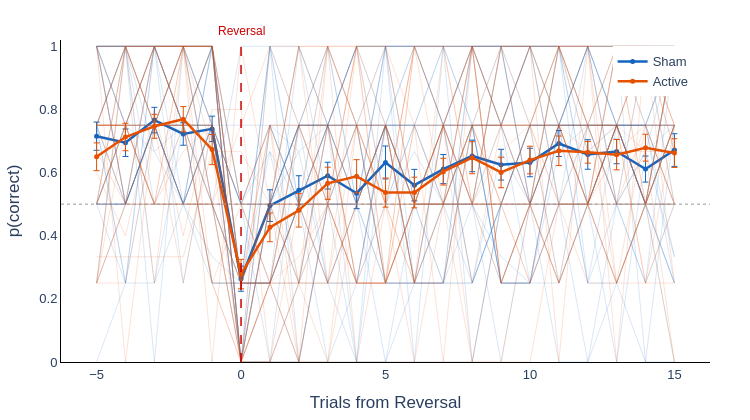
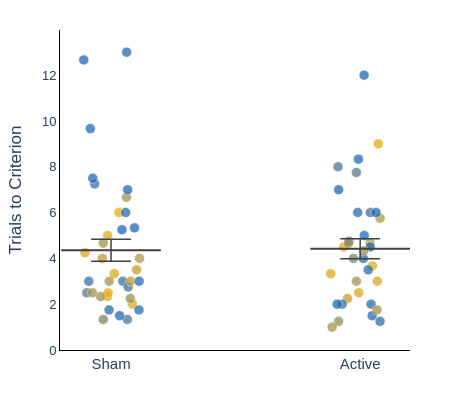

Notebook source saved alongside these figures, in order:
### Markdown cell above
---
## 5. Reversal Learning Analysis

### Code cell
# Reversal-locked accuracy and trials to criterion
rev_results = run_reversal_analysis(data, data_clean, conditions=['sham', 'active'])

### Figure 1 — Plotly figure (JSON) as saved in the notebook; plotly's stock layout.template omitted (floating-point values rounded to 4 significant figures)
{"data": [{"hoverinfo": "text+y", "line": {"color": "#1565C0", "width": 0.8}, "mode": "lines", "opacity": 0.2, "showlegend": false, "text": "sub-10369 (sham)", "type": "scatter", "x": [-5, -4, -3, -2, -1, 0, 1, 2, 3, 4, 5, 6, 7, 8, 9, 10, 11, 12, 13, 14, 15], "y": [0.5, 0.5, 0.75, 0.5, 1, 0.25, 1, 0.5, 0.5, 0.5, 0.5, 0.5, 0.75, 0.5, 0.3333, 0.25, 0.25, 0.5, 0, 0.6667, 0.3333]}, {"hoverinfo": "text+y", "line": {"color": "#1565C0", "width": 0.8}, "mode": "lines", "opacity": 0.2, "showlegend": false, "text": "sub-10418 (sham)", "type": "scatter", "x": [-5, -4, -3, -2, -1, 0, 1, 2, 3, 4, 5, 6, 7, 8, 9, 10, 11, 12, 13, 14, 15], "y": [0.5, 0.5, 0.75, 0.75, 0.25, 0.25, 0.25, 0.5, 0.5, 0.25, 0.75, 0.5, 0.75, 1, 0.75, 0.5, 0.75, 0.75, 0.5, 0.25, 0.5]}, {"hoverinfo": "text+y", "line": {"color": "#1565C0", "width": 0.8}, "mode": "lines", "opacity": 0.2, "showlegend": false, "text": "sub-10541 (sham)", "type": "scatter", "x": [-5, -4, -3, -2, -1, 0, 1, 2, 3, 4, 5, 6, 7, 8, 9, 10, 11, 12, 13, 14, 15], "y": [0.5, 0.75, 0.6667, 0.75, 1, 0, 0.75, 0.6667, 0.75, 1, 0.5, 0.75, 0.5, 0.5, 0.25, 0.25, 0.6667, 0.75, 0.5, 0.6667, 1]}, {"hoverinfo": "text+y", "line": {"color": "#1565C0", "width": 0.8}, "mode": "lines", "opacity": 0.2, "showlegend": false, "text": "sub-10559 (sham)", "type": "scatter", "x": [-5, -4, -3, -2, -1, 0, 1, 2, 3, 4, 5, 6, 7, 8, 9, 10, 11, 12, 13, 14, 15], "y": [0.75, 0.75, 1, 0.75, 0.75, 0, 0.25, 0.25, 0.25, 0.5, 0.75, 0.75, 0.5, 0.5, 0.5, 0.75, 0.75, 0.25, 0.5, 0.5, 1]}, {"hoverinfo": "text+y", "line": {"color": "#1565C0", "width": 0.8}, "mode": "lines", "opacity": 0.2, "showlegend": false, "text": "sub-10589 (sham)", "type": "scatter", "x": [-5, -4, -3, -2, -1, 0, 1, 2, 3, 4, 5, 6, 7, 8, 9, 10, 11, 12, 13, 14, 15], "y": [0.75, 1, 0.75, 1, 1, 0, 0.5, 0.75, 0.75, 1, 1, 1, 1, 0.75, 0.75, 0.5, 0.75, 1, 1, 0.75, 0.75]}, {"hoverinfo": "text+y", "line": {"color": "#1565C0", "width": 0.8}, "mode": "lines", "opacity": 0.2, "showlegend": false, "text": "sub-10590 (sham)", "type": "scatter", "x": [-5, -4, -3, -2, -1, 0, 1, 2, 3, 4, 5, 6, 7, 8, 9, 10, 11, 12, 13, 14, 15], "y": [1, 0.5, 0.75, 0.75, 1, 0.5, 0.5, 0.75, 0.5, 0.5, 0.25, 0.25, 0.25, 0.75, 0.25, 0.25, 0.75, 0.75, 0.75, 0.5, 0.25]}, {"hoverinfo": "text+y", "line": {"color": "#1565C0", "width": 0.8}, "mode": "lines", "opacity": 0.2, "showlegend": false, "text": "sub-10606 (sham)", "type": "scatter", "x": [-5, -4, -3, -2, -1, 0, 1, 2, 3, 4, 5, 6, 7, 8, 9, 10, 11, 12, 13, 14, 15], "y": [1, 1, 0, 1, 0.5, 1, 1, 0, 0.5, 0, 1, 0, 1, 0, 0.5, 0.5, 0, 0, 0.5, 1, 0.5]}, {"hoverinfo": "text+y", "line": {"color": "#1565C0", "width": 0.8}, "mode": "lines", "opacity": 0.2, "showlegend": false, "text": "sub-10608 (sham)", "type": "scatter", "x": [-5, -4, -3, -2, -1, 0, 1, 2, 3, 4, 5, 6, 7, 8, 9, 10, 11, 12, 13, 14, 15], "y": [1, 0.75, 1, 0.75, 0.5, 0.25, 0.5, 0.75, 0.75, 0.5, 0.5, 0.75, 1, 0.75, 0.25, 0.25, 0.75, 1, 0.75, 0.75, 0.3333]}, {"hoverinfo": "text+y", "line": {"color": "#1565C0", "width": 0.8}, "mode": "lines", "opacity": 0.2, "showlegend": false, "text": "sub-10636 (sham)", "type": "scatter", "x": [-5, -4, -3, -2, -1, 0, 1, 2, 3, 4, 5, 6, 7, 8, 9, 10, 11, 12, 13, 14, 15], "y": [1, 0.75, 1, 0.75, 0.75, 0, 0.5, 0.75, 0.75, 0.75, 0.75, 0.75, 0.75, 1, 1, 1, 1, 1, 0.75, 0.75, 1]}, {"hoverinfo": "text+y", "line": {"color": "#1565C0", "width": 0.8}, "mode": "lines", "opacity": 0.2, "showlegend": false, "text": "sub-10638 (sham)", "type": "scatter", "x": [-5, -4, -3, -2, -1, 0, 1, 2, 3, 4, 5, 6, 7, 8, 9, 10, 11, 12, 13, 14, 15], "y": [0.5, 1, 0.25, 0.5, 0.75, 0.5, 0, 0.75, 1, 0.5, 0.75, 0.5, 0.5, 0.75, 0.25, 0.25, 0.5, 0, 0.25, 0.5, 0.25]}, {"hoverinfo": "text+y", "line": {"color": "#1565C0", "width": 0.8}, "mode": "lines", "opacity": 0.2, "showlegend": false, "text": "sub-10641 (sham)", "type": "scatter", "x": [-5, -4, -3, -2, -1, 0, 1, 2, 3, 4, 5, 6, 7, 8, 9, 10, 11, 12, 13, 14, 15], "y": [0.5, 0.5, 1, 0.75, 0.75, 0, 0.5, 0.75, 0.75, 0.75, 0.75, 0.25, 0.75, 0.75, 0.75, 1, 0.5, 0.5, 0.75, 0.5, 1]}, {"hoverinfo": "text+y", "line": {"color": "#1565C0", "width": 0.8}, "mode": "lines", "opacity": 0.2, "showlegend": false, "text": "sub-10649 (sham)", "type": "scatter", "x": [-5, -4, -3, -2, -1, 0, 1, 2, 3, 4, 5, 6, 7, 8, 9, 10, 11, 12, 13, 14, 15], "y": [0, 0.25, 0.25, 0.75, 0.75, 0.25, 0.5, 0.25, 0.75, 0.5, 1, 1, 1, 1, 1, 0.75, 0.75, 0.75, 0.75, 0.75, 0.75]}, {"hoverinfo": "text+y", "line": {"color": "#1565C0", "width": 0.8}, "mode": "lines", "opacity": 0.2, "showlegend": false, "text": "sub-10656 (sham)", "type": "scatter", "x": [-5, -4, -3, -2, -1, 0, 1, 2, 3, 4, 5, 6, 7, 8, 9, 10, 11, 12, 13, 14, 15], "y": [0.75, 0.25, 1, 1, 0.5, 0, 1, 0.75, 1, 0.75, 0.75, 1, 0.75, 0.75, 1, 0.5, 0.5, 0.5, 0.75, 0.75, 0.75]}, {"hoverinfo": "text+y", "line": {"color": "#1565C0", "width": 0.8}, "mode": "lines", "opacity": 0.2, "showlegend": false, "text": "sub-10661 (sham)", "type": "scatter", "x": [-5, -4, -3, -2, -1, 0, 1, 2, 3, 4, 5, 6, 7, 8, 9, 10, 11, 12, 13, 14, 15], "y": [0.75, 0.5, 0.75, 1, 0.75, 0.5, 0.75, 0.5, 0.75, 1, 1, 0.5, 0.75, 0.75, 0.75, 0.75, 0.75, 1, 0.75, 0.5, 0.75]}, {"hoverinfo": "text+y", "line": {"color": "#1565C0", "width": 0.8}, "mode": "lines", "opacity": 0.2, "showlegend": false, "text": "sub-10716 (sham)", "type": "scatter", "x": [-5, -4, -3, -2, -1, 0, 1, 2, 3, 4, 5, 6, 7, 8, 9, 10, 11, 12, 13, 14, 15], "y": [1, 1, 0.75, 0.5, 0.75, 0.25, 0.25, 0.5, 0, 0.25, 0.25, 0.25, 0.5, 0.25, 0.5, 0.75, 0.75, 0.75, 0.5, 0.5, 0.25]}, {"hoverinfo": "text+y", "line": {"color": "#1565C0", "width": 0.8}, "mode": "lines", "opacity": 0.2, "showlegend": false, "text": "sub-10804 (sham)", "type": "scatter", "x": [-5, -4, -3, -2, -1, 0, 1, 2, 3, 4, 5, 6, 7, 8, 9, 10, 11, 12, 13, 14, 15], "y": [0.75, 1, 0.6667, 0.5, 0.75, 0.5, 0.5, 0.6667, 0.25, 0.25, 0.75, 0.5, 0.5, 1, 1, 1, 0.5, 1, 0.5, 0.25, 1]}, {"hoverinfo": "text+y", "line": {"color": "#1565C0", "width": 0.8}, "mode": "lines", "opacity": 0.2, "showlegend": false, "text": "sub-10809 (sham)", "type": "scatter", "x": [-5, -4, -3, -2, -1, 0, 1, 2, 3, 4, 5, 6, 7, 8, 9, 10, 11, 12, 13, 14, 15], "y": [0.5, 0.75, 0.75, 0.5, 0.3333, 0.25, 0.6667, 0.5, 1, 0.5, 1, 0.25, 0.75, 0.25, 0.6667, 0.5, 0.75, 0.75, 0.75, 0.5, 1]}, {"hoverinfo": "text+y", "line": {"color": "#1565C0", "width": 0.8}, "mode": "lines", "opacity": 0.2, "showlegend": false, "text": "sub-10810 (sham)", "type": "scatter", "x": [-5, -4, -3, -2, -1, 0, 1, 2, 3, 4, 5, 6, 7, 8, 9, 10, 11, 12, 13, 14, 15], "y": [1, 1, 1, 1, 1, 0.25, 0.25, 0, 0.5, 0.5, 0.75, 0.75, 0.75, 1, 1, 1, 1, 0.5, 0.75, 1, 1]}, {"hoverinfo": "text+y", "line": {"color": "#1565C0", "width": 0.8}, "mode": "lines", "opacity": 0.2, "showlegend": false, "text": "sub-10862 (sham)", "type": "scatter", "x": [-5, -4, -3, -2, -1, 0, 1, 2, 3, 4, 5, 6, 7, 8, 9, 10, 11, 12, 13, 14, 15], "y": [1, 1, 1, 0.5, 0.75, 0.5, 0.75, 0.5, 0.5, 0.5, 0.75, 1, 0.75, 0.5, 1, 0.5, 0.75, 0.75, 0.75, 0.5, 0.75]}, {"hoverinfo": "text+y", "line": {"color": "#1565C0", "width": 0.8}, "mode": "lines", "opacity": 0.2, "showlegend": false, "text": "sub-10866 (sham)", "type": "scatter", "x": [-5, -4, -3, -2, -1, 0, 1, 2, 3, 4, 5, 6, 7, 8, 9, 10, 11, 12, 13, 14, 15], "y": [0.5, 0.5, 0.75, 0.5, 1, 0.5, 0.25, 0.5, 0.25, 0, 0, 0.25, 0.25, 0.25, 0.5, 0.5, 0.5, 0.75, 0.75, 0.5, 0]}, {"hoverinfo": "text+y", "line": {"color": "#1565C0", "width": 0.8}, "mode": "lines", "opacity": 0.2, "showlegend": false, "text": "sub-10886 (sham)", "type": "scatter", "x": [-5, -4, -3, -2, -1, 0, 1, 2, 3, 4, 5, 6, 7, 8, 9, 10, 11, 12, 13, 14, 15], "y": [1, 0.5, 0.75, 0.75, 1, 0, 0, 0.25, 0.5, 0.75, 0.25, 0.25, 0.25, 1, 0.75, 1, 0.75, 0.25, 0.75, 0.5, 0.5]}, {"hoverinfo": "text+y", "line": {"color": "#1565C0", "width": 0.8}, "mode": "lines", "opacity": 0.2, "showlegend": false, "text": "sub-10898 (sham)", "type": "scatter", "x": [-5, -4, -3, -2, -1, 0, 1, 2, 3, 4, 5, 6, 7, 8, 9, 10, 11, 12, 13, 14, 15], "y": [1, 1, 1, 1, 1, 0, 0, 0, 0.5, 0.5, 1, 1, 1, 1, 1, 1, 1, 0.5, 1, 0, 0]}, {"hoverinfo": "text+y", "line": {"color": "#1565C0", "width": 0.8}, "mode": "lines", "opacity": 0.2, "showlegend": false, "text": "sub-10950 (sham)", "type": "scatter", "x": [-5, -4, -3, -2, -1, 0, 1, 2, 3, 4, 5, 6, 7, 8, 9, 10, 11, 12, 13, 14, 15], "y": [0.25, 1, 1, 1, 1, 0.25, 0.25, 0.75, 0.75, 0.75, 0.75, 0.75, 1, 1, 0.75, 1, 1, 1, 1, 1, 1]}, {"hoverinfo": "text+y", "line": {"color": "#1565C0", "width": 0.8}, "mode": "lines", "opacity": 0.2, "showlegend": false, "text": "sub-10951 (sham)", "type": "scatter", "x": [-5, -4, -3, -2, -1, 0, 1, 2, 3, 4, 5, 6, 7, 8, 9, 10, 11, 12, 13, 14, 15], "y": [0.5, 0.5, 0.5, 0.5, 0.75, 0.75, 0.75, 0.5, 0.75, 0.5, 0, 0.5, 0.25, 0.75, 0.25, 0.5, 1, 0.25, 0.25, 0.5, 0.75]}, {"hoverinfo": "text+y", "line": {"color": "#1565C0", "width": 0.8}, "mode": "lines", "opacity": 0.2, "showlegend": false, "text": "sub-10998 (sham)", "type": "scatter", "x": [-5, -4, -3, -2, -1, 0, 1, 2, 3, 4, 5, 6, 7, 8, 9, 10, 11, 12, 13, 14, 15], "y": [0.25, 0.5, 1, 1, 0.75, 0.5, 0.6667, 0.25, 0.75, 0.25, 0.5, 0.6667, 0.5, 0.75, 0.75, 0.75, 0.75, 1, 0.75, 0.75, 0.25]}, {"hoverinfo": "text+y", "line": {"color": "#1565C0", "width": 0.8}, "mode": "lines", "opacity": 0.2, "showlegend": false, "text": "sub-11016 (sham)", "type": "scatter", "x": [-5, -4, -3, -2, -1, 0, 1, 2, 3, 4, 5, 6, 7, 8, 9, 10, 11, 12, 13, 14, 15], "y": [0.5, 0.25, 0.75, 0.75, 0.75, 0.25, 0.25, 0.5, 0.25, 0.25, 0.75, 0.75, 0.75, 0.25, 0.5, 0.75, 1, 0.6667, 0.75, 0.75, 0.75]}, {"hoverinfo": "text+y", "line": {"color": "#1565C0", "width": 0.8}, "mode": "lines", "opacity": 0.2, "showlegend": false, "text": "sub-11030 (sham)", "type": "scatter", "x": [-5, -4, -3, -2, -1, 0, 1, 2, 3, 4, 5, 6, 7, 8, 9, 10, 11, 12, 13, 14, 15], "y": [0.75, 1, 0.5, 0.5, 0.5, 0.5, 0.5, 0.75, 0.75, 0.75, 1, 1, 0.75, 0.75, 0.75, 1, 1, 1, 1, 1, 1]}, {"hoverinfo": "text+y", "line": {"color": "#1565C0", "width": 0.8}, "mode": "lines", "opacity": 0.2, "showlegend": false, "text": "sub-11036 (sham)", "type": "scatter", "x": [-5, -4, -3, -2, -1, 0, 1, 2, 3, 4, 5, 6, 7, 8, 9, 10, 11, 12, 13, 14, 15], "y": [0.5, 0.75, 0.5, 0.75, 0.25, 0.25, 0.25, 1, 0.75, 0, 0.75, 0.25, 0.25, 1, 0.25, 0.25, 0.5, 0.5, 0.75, 0.75, 0.5]}, {"hoverinfo": "text+y", "line": {"color": "#1565C0", "width": 0.8}, "mode": "lines", "opacity": 0.2, "showlegend": false, "text": "sub-11286 (sham)", "type": "scatter", "x": [-5, -4, -3, -2, -1, 0, 1, 2, 3, 4, 5, 6, 7, 8, 9, 10, 11, 12, 13, 14, 15], "y": [1, 1, 1, 0.75, 1, 0, 0, 0, 0, 0, 0, 0, 0, 0, 0.5, 0.5, 1, 0.75, 0.75, 0.75, 1]}, {"hoverinfo": "text+y", "line": {"color": "#1565C0", "width": 0.8}, "mode": "lines", "opacity": 0.2, "showlegend": false, "text": "sub-11318 (sham)", "type": "scatter", "x": [-5, -4, -3, -2, -1, 0, 1, 2, 3, 4, 5, 6, 7, 8, 9, 10, 11, 12, 13, 14, 15], "y": [0.75, 0.75, 0.75, 0.5, 0.25, 0.25, 1, 1, 0.5, 0.5, 0.75, 0.5, 0.5, 0.5, 0.5, 0.75, 0.75, 0.5, 0.75, 0.5, 0.75]}, {"hoverinfo": "text+y", "line": {"color": "#1565C0", "width": 0.8}, "mode": "lines", "opacity": 0.2, "showlegend": false, "text": "sub-11329 (sham)", "type": "scatter", "x": [-5, -4, -3, -2, -1, 0, 1, 2, 3, 4, 5, 6, 7, 8, 9, 10, 11, 12, 13, 14, 15], "y": [0.5, 0.5, 0.75, 1, 1, 0, 0.5, 0.5, 0.75, 0.75, 0.25, 0.25, 0.5, 0.75, 0.25, 0.5, 0.5, 0.5, 0.5, 0.6667, 0.75]}, {"hoverinfo": "text+y", "line": {"color": "#1565C0", "width": 0.8}, "mode": "lines", "opacity": 0.2, "showlegend": false, "text": "sub-11526 (sham)", "type": "scatter", "x": [-5, -4, -3, -2, -1, 0, 1, 2, 3, 4, 5, 6, 7, 8, 9, 10, 11, 12, 13, 14, 15], "y": [1, 1, 1, 1, 0.75, 0.25, 0.5, 0.75, 0.75, 1, 1, 1, 1, 1, 1, 0.5, 0.75, 0.75, 1, 1, 1]}, {"hoverinfo": "text+y", "line": {"color": "#1565C0", "width": 0.8}, "mode": "lines", "opacity": 0.2, "showlegend": false, "text": "sub-11563 (sham)", "type": "scatter", "x": [-5, -4, -3, -2, -1, 0, 1, 2, 3, 4, 5, 6, 7, 8, 9, 10, 11, 12, 13, 14, 15], "y": [1, 0.5, 0.75, 0.75, 0.5, 0.25, 1, 0.5, 0.5, 0.75, 0.25, 0.5, 0.5, 0.5, 0, 0.5, 0.25, 0.5, 0.25, 0, 0.75]}, {"hoverinfo": "text+y", "line": {"color": "#1565C0", "width": 0.8}, "mode": "lines", "opacity": 0.2, "showlegend": false, "text": "sub-11628 (sham)", "type": "scatter", "x": [-5, -4, -3, -2, -1, 0, 1, 2, 3, 4, 5, 6, 7, 8, 9, 10, 11, 12, 13, 14, 15], "y": [0.75, 0.25, 1, 0.25, 0.75, 0, 0.75, 0.75, 0.25, 0.5, 0.25, 0.5, 0.5, 0.5, 0.75, 0.25, 0.75, 0.5, 0.75, 0.5, 0.5]}, {"hoverinfo": "text+y", "line": {"color": "#1565C0", "width": 0.8}, "mode": "lines", "opacity": 0.2, "showlegend": false, "text": "sub-11631 (sham)", "type": "scatter", "x": [-5, -4, -3, -2, -1, 0, 1, 2, 3, 4, 5, 6, 7, 8, 9, 10, 11, 12, 13, 14, 15], "y": [0.75, 0.5, 0.75, 0.5, 1, 0.25, 0.5, 1, 0.75, 0.5, 0.75, 0.5, 0.25, 0.5, 1, 1, 0.75, 1, 0.5, 0.5, 0.5]}, {"hoverinfo": "text+y", "line": {"color": "#1565C0", "width": 0.8}, "mode": "lines", "opacity": 0.2, "showlegend": false, "text": "sub-11773 (sham)", "type": "scatter", "x": [-5, -4, -3, -2, -1, 0, 1, 2, 3, 4, 5, 6, 7, 8, 9, 10, 11, 12, 13, 14, 15], "y": [1, 0.75, 0.75, 0.5, 0.5, 0.25, 0.25, 0.5, 0.75, 1, 0.75, 0.25, 0.25, 0.25, 0.5, 0.75, 0.25, 0.75, 0.75, 0.75, 1]}, {"error_y": {"array": [0.04471, 0.04354, 0.0405, 0.0356, 0.04027, 0.03977, 0.05024, 0.04606, 0.04244, 0.04895, 0.05222, 0.04998, 0.04612, 0.05008, 0.04874, 0.04508, 0.04118, 0.04681, 0.03858, 0.0412, 0.05175], "color": "#1565C0", "thickness": 1, "type": "data", "visible": true, "width": 3}, "hovertemplate": "Trial %{x}: %{y:.3f}<extra>Sham</extra>", "line": {"color": "#1565C0", "width": 2.5}, "marker": {"color": "#1565C0", "size": 5}, "mode": "lines+markers", "name": "Sham", "type": "scatter", "x": [-5, -4, -3, -2, -1, 0, 1, 2, 3, 4, 5, 6, 7, 8, 9, 10, 11, 12, 13, 14, 15], "y": [0.7153, 0.6944, 0.7662, 0.7222, 0.7384, 0.2639, 0.4954, 0.544, 0.5903, 0.5347, 0.6319, 0.5602, 0.6111, 0.6528, 0.625, 0.6319, 0.6921, 0.6574, 0.6667, 0.6111, 0.6713]}, {"hoverinfo": "text+y", "line": {"color": "#E65100", "width": 0.8}, "mode": "lines", "opacity": 0.2, "showlegend": false, "text": "sub-10369 (active)", "type": "scatter", "x": [-5, -4, -3, -2, -1, 0, 1, 2, 3, 4, 5, 6, 7, 8, 9, 10, 11, 12, 13, 14, 15], "y": [0.25, 1, 0.25, 1, 1, 0.5, 0.75, 0, 0.5, 0.75, 0.25, 0.75, 0, 1, 0.25, 0.25, 0.5, 0.5, 0.5, 1, 0.25]}, {"hoverinfo": "text+y", "line": {"color": "#E65100", "width": 0.8}, "mode": "lines", "opacity": 0.2, "showlegend": false, "text": "sub-10418 (active)", "type": "scatter", "x": [-5, -4, -3, -2, -1, 0, 1, 2, 3, 4, 5, 6, 7, 8, 9, 10, 11, 12, 13, 14, 15], "y": [0.5, 1, 1, 1, 0, 1, 0.5, 1, 1, 0, 0.5, 0, 0.5, 0, 0, 0.5, 0.5, 0.5, 0.5, 0.5, 0]}, {"hoverinfo": "text+y", "line": {"color": "#E65100", "width": 0.8}, "mode": "lines", "opacity": 0.2, "showlegend": false, "text": "sub-10541 (active)", "type": "scatter", "x": [-5, -4, -3, -2, -1, 0, 1, 2, 3, 4, 5, 6, 7, 8, 9, 10, 11, 12, 13, 14, 15], "y": [0.5, 0.5, 0.75, 1, 0.75, 0, 0.25, 0.75, 0.75, 0.5, 0.75, 0.25, 0.25, 0.75, 0.75, 1, 0.75, 0.6667, 0.6667, 0.6667, 0.6667]}, {"hoverinfo": "text+y", "line": {"color": "#E65100", "width": 0.8}, "mode": "lines", "opacity": 0.2, "showlegend": false, "text": "sub-10559 (active)", "type": "scatter", "x": [-5, -4, -3, -2, -1, 0, 1, 2, 3, 4, 5, 6, 7, 8, 9, 10, 11, 12, 13, 14, 15], "y": [0.6667, 0.5, 0.5, 0.6667, 0.75, 0, 0.75, 0.5, 0.5, 0.25, 0.75, 0.25, 0.5, 0.5, 0.5, 0.75, 0.75, 0.75, 0.75, 0.5, 1]}, {"hoverinfo": "text+y", "line": {"color": "#E65100", "width": 0.8}, "mode": "lines", "opacity": 0.2, "showlegend": false, "text": "sub-10589 (active)", "type": "scatter", "x": [-5, -4, -3, -2, -1, 0, 1, 2, 3, 4, 5, 6, 7, 8, 9, 10, 11, 12, 13, 14, 15], "y": [1, 1, 1, 1, 1, 0, 0, 0.25, 0, 0.75, 0.75, 0.25, 0.25, 0.75, 0.75, 0.75, 1, 0.75, 0.75, 1, 0.75]}, {"hoverinfo": "text+y", "line": {"color": "#E65100", "width": 0.8}, "mode": "lines", "opacity": 0.2, "showlegend": false, "text": "sub-10590 (active)", "type": "scatter", "x": [-5, -4, -3, -2, -1, 0, 1, 2, 3, 4, 5, 6, 7, 8, 9, 10, 11, 12, 13, 14, 15], "y": [0.75, 1, 0.75, 0.75, 0.75, 0.25, 0.25, 0.25, 0.75, 0.75, 0.5, 0.5, 0.5, 0.5, 0.5, 0.5, 0.75, 0.5, 0.6667, 0.75, 0.75]}, {"hoverinfo": "text+y", "line": {"color": "#E65100", "width": 0.8}, "mode": "lines", "opacity": 0.2, "showlegend": false, "text": "sub-10606 (active)", "type": "scatter", "x": [-5, -4, -3, -2, -1, 0, 1, 2, 3, 4, 5, 6, 7, 8, 9, 10, 11, 12, 13, 14, 15], "y": [0.5, 0.75, 0.5, 0.5, 0.5, 0.5, 0.75, 0.25, 0.5, 0.25, 0.25, 0.5, 0.75, 0, 0.5, 0.25, 0.5, 0.5, 0.25, 0.5, 0.75]}, {"hoverinfo": "text+y", "line": {"color": "#E65100", "width": 0.8}, "mode": "lines", "opacity": 0.2, "showlegend": false, "text": "sub-10608 (active)", "type": "scatter", "x": [-5, -4, -3, -2, -1, 0, 1, 2, 3, 4, 5, 6, 7, 8, 9, 10, 11, 12, 13, 14, 15], "y": [0.5, 0.75, 0.75, 0.5, 0.5, 0, 0.5, 1, 0.75, 0.25, 0.25, 0.5, 0.75, 0.5, 0.5, 0.25, 0.75, 0.5, 1, 1, 0.6667]}, {"hoverinfo": "text+y", "line": {"color": "#E65100", "width": 0.8}, "mode": "lines", "opacity": 0.2, "showlegend": false, "text": "sub-10636 (active)", "type": "scatter", "x": [-5, -4, -3, -2, -1, 0, 1, 2, 3, 4, 5, 6, 7, 8, 9, 10, 11, 12, 13, 14, 15], "y": [0.75, 0.75, 1, 1, 0.5, 0.5, 0.5, 0.75, 1, 1, 1, 1, 1, 1, 1, 1, 1, 1, 1, 1, 1]}, {"hoverinfo": "text+y", "line": {"color": "#E65100", "width": 0.8}, "mode": "lines", "opacity": 0.2, "showlegend": false, "text": "sub-10638 (active)", "type": "scatter", "x": [-5, -4, -3, -2, -1, 0, 1, 2, 3, 4, 5, 6, 7, 8, 9, 10, 11, 12, 13, 14, 15], "y": [1, 0.75, 0.75, 1, 1, 0, 0, 0.25, 0.25, 0.25, 0.25, 0.5, 0.75, 0.5, 0.5, 0.5, 0.5, 0.5, 0.75, 0.6667, 0]}, {"hoverinfo": "text+y", "line": {"color": "#E65100", "width": 0.8}, "mode": "lines", "opacity": 0.2, "showlegend": false, "text": "sub-10641 (active)", "type": "scatter", "x": [-5, -4, -3, -2, -1, 0, 1, 2, 3, 4, 5, 6, 7, 8, 9, 10, 11, 12, 13, 14, 15], "y": [0.75, 0.75, 1, 0.75, 0.25, 0.5, 0.5, 0.5, 0.75, 1, 0.75, 0.5, 0.5, 0.75, 0.5, 0.75, 1, 0.75, 0.5, 0.75, 0.5]}, {"hoverinfo": "text+y", "line": {"color": "#E65100", "width": 0.8}, "mode": "lines", "opacity": 0.2, "showlegend": false, "text": "sub-10649 (active)", "type": "scatter", "x": [-5, -4, -3, -2, -1, 0, 1, 2, 3, 4, 5, 6, 7, 8, 9, 10, 11, 12, 13, 14, 15], "y": [0.75, 0.75, 0.5, 0.75, 0.75, 0.25, 0.75, 0.75, 0.5, 0.25, 0.25, 0.25, 0.5, 0.5, 1, 0.75, 0.5, 0.75, 0.25, 0.5, 1]}, {"hoverinfo": "text+y", "line": {"color": "#E65100", "width": 0.8}, "mode": "lines", "opacity": 0.2, "showlegend": false, "text": "sub-10656 (active)", "type": "scatter", "x": [-5, -4, -3, -2, -1, 0, 1, 2, 3, 4, 5, 6, 7, 8, 9, 10, 11, 12, 13, 14, 15], "y": [0.75, 0.75, 0.5, 0.5, 0.75, 0.25, 0.75, 0.75, 0.75, 0.75, 0.75, 0.5, 0.75, 0.25, 0.75, 0.5, 0.75, 1, 0.25, 0.5, 0.75]}, {"hoverinfo": "text+y", "line": {"color": "#E65100", "width": 0.8}, "mode": "lines", "opacity": 0.2, "showlegend": false, "text": "sub-10661 (active)", "type": "scatter", "x": [-5, -4, -3, -2, -1, 0, 1, 2, 3, 4, 5, 6, 7, 8, 9, 10, 11, 12, 13, 14, 15], "y": [0.75, 0.75, 0.5, 1, 1, 0.25, 0.5, 1, 1, 0.75, 0.5, 0.5, 0.5, 0.75, 0.75, 0.75, 1, 1, 1, 1, 0.75]}, {"hoverinfo": "text+y", "line": {"color": "#E65100", "width": 0.8}, "mode": "lines", "opacity": 0.2, "showlegend": false, "text": "sub-10804 (active)", "type": "scatter", "x": [-5, -4, -3, -2, -1, 0, 1, 2, 3, 4, 5, 6, 7, 8, 9, 10, 11, 12, 13, 14, 15], "y": [1, 1, 1, 1, 1, 0.5, 0.5, 0.5, 0.5, 1, 1, 0.5, 0.5, 0.5, 1, 1, 0, 1, 0, 1, 0.5]}, {"hoverinfo": "text+y", "line": {"color": "#E65100", "width": 0.8}, "mode": "lines", "opacity": 0.2, "showlegend": false, "text": "sub-10809 (active)", "type": "scatter", "x": [-5, -4, -3, -2, -1, 0, 1, 2, 3, 4, 5, 6, 7, 8, 9, 10, 11, 12, 13, 14, 15], "y": [0.75, 1, 0.75, 1, 0.6667, 0, 0.25, 0.3333, 0.5, 1, 0.5, 1, 0.5, 0.75, 0.5, 0.5, 1, 0.6667, 0.75, 1, 0.6667]}, {"hoverinfo": "text+y", "line": {"color": "#E65100", "width": 0.8}, "mode": "lines", "opacity": 0.2, "showlegend": false, "text": "sub-10810 (active)", "type": "scatter", "x": [-5, -4, -3, -2, -1, 0, 1, 2, 3, 4, 5, 6, 7, 8, 9, 10, 11, 12, 13, 14, 15], "y": [1, 0.5, 0.75, 0.75, 0.5, 0.25, 0.5, 0.25, 1, 0.75, 1, 0.75, 0.75, 1, 0.25, 0.5, 0.75, 0.75, 0.5, 0.5, 0.5]}, {"hoverinfo": "text+y", "line": {"color": "#E65100", "width": 0.8}, "mode": "lines", "opacity": 0.2, "showlegend": false, "text": "sub-10862 (active)", "type": "scatter", "x": [-5, -4, -3, -2, -1, 0, 1, 2, 3, 4, 5, 6, 7, 8, 9, 10, 11, 12, 13, 14, 15], "y": [0.25, 1, 0.75, 1, 0.25, 0, 0.25, 0.75, 0.5, 1, 0.25, 1, 0.75, 1, 0.25, 0.5, 1, 0.75, 0.75, 0.75, 0.5]}, {"hoverinfo": "text+y", "line": {"color": "#E65100", "width": 0.8}, "mode": "lines", "opacity": 0.2, "showlegend": false, "text": "sub-10866 (active)", "type": "scatter", "x": [-5, -4, -3, -2, -1, 0, 1, 2, 3, 4, 5, 6, 7, 8, 9, 10, 11, 12, 13, 14, 15], "y": [0.75, 0.75, 1, 0.75, 0.5, 0.25, 0.25, 0.5, 0.75, 0.25, 0.5, 0.5, 0.75, 0.5, 0.6667, 0.75, 0.75, 0.5, 0.25, 0.75, 0.75]}, {"hoverinfo": "text+y", "line": {"color": "#E65100", "width": 0.8}, "mode": "lines", "opacity": 0.2, "showlegend": false, "text": "sub-10886 (active)", "type": "scatter", "x": [-5, -4, -3, -2, -1, 0, 1, 2, 3, 4, 5, 6, 7, 8, 9, 10, 11, 12, 13, 14, 15], "y": [0.75, 1, 1, 1, 1, 0.25, 0.5, 0.5, 1, 1, 1, 0.5, 0.5, 0.75, 0.75, 0.5, 0.25, 0.75, 1, 0.5, 0.75]}, {"hoverinfo": "text+y", "line": {"color": "#E65100", "width": 0.8}, "mode": "lines", "opacity": 0.2, "showlegend": false, "text": "sub-10950 (active)", "type": "scatter", "x": [-5, -4, -3, -2, -1, 0, 1, 2, 3, 4, 5, 6, 7, 8, 9, 10, 11, 12, 13, 14, 15], "y": [0.75, 0.75, 0.75, 0.5, 0.5, 0, 0.25, 0.5, 0.25, 0.5, 0.75, 0.5, 0.5, 0.5, 0.25, 0.5, 0.25, 0.5, 0.75, 0.25, 0.25]}, {"hoverinfo": "text+y", "line": {"color": "#E65100", "width": 0.8}, "mode": "lines", "opacity": 0.2, "showlegend": false, "text": "sub-10951 (active)", "type": "scatter", "x": [-5, -4, -3, -2, -1, 0, 1, 2, 3, 4, 5, 6, 7, 8, 9, 10, 11, 12, 13, 14, 15], "y": [0.6, 0.4, 0.8, 0.4, 0.8, 0.8, 0, 0.5, 0.25, 1, 0.25, 0.5, 0.5, 0.5, 0.75, 0.75, 0.25, 0.5, 0.25, 0.25, 0.5]}, {"hoverinfo": "text+y", "line": {"color": "#E65100", "width": 0.8}, "mode": "lines", "opacity": 0.2, "showlegend": false, "text": "sub-10998 (active)", "type": "scatter", "x": [-5, -4, -3, -2, -1, 0, 1, 2, 3, 4, 5, 6, 7, 8, 9, 10, 11, 12, 13, 14, 15], "y": [0.75, 0.5, 1, 0.75, 1, 0, 0.5, 0, 0.5, 0.25, 0.25, 0.5, 0.5, 1, 0.75, 1, 0.75, 0.75, 0.75, 0.5, 0.75]}, {"hoverinfo": "text+y", "line": {"color": "#E65100", "width": 0.8}, "mode": "lines", "opacity": 0.2, "showlegend": false, "text": "sub-11016 (active)", "type": "scatter", "x": [-5, -4, -3, -2, -1, 0, 1, 2, 3, 4, 5, 6, 7, 8, 9, 10, 11, 12, 13, 14, 15], "y": [0.25, 0.25, 0.75, 0.75, 0.25, 0, 1, 0.75, 0.75, 0.75, 0.5, 0.25, 0.75, 0.75, 1, 0.5, 1, 0.75, 0.75, 1, 0.75]}, {"hoverinfo": "text+y", "line": {"color": "#E65100", "width": 0.8}, "mode": "lines", "opacity": 0.2, "showlegend": false, "text": "sub-11030 (active)", "type": "scatter", "x": [-5, -4, -3, -2, -1, 0, 1, 2, 3, 4, 5, 6, 7, 8, 9, 10, 11, 12, 13, 14, 15], "y": [0.5, 1, 0.75, 0.75, 0.75, 0.25, 0.25, 0.25, 0.25, 0.75, 0.75, 0.5, 0.75, 0.5, 0.5, 0.5, 0.5, 0.25, 0.25, 0.5, 0.75]}, {"hoverinfo": "text+y", "line": {"color": "#E65100", "width": 0.8}, "mode": "lines", "opacity": 0.2, "showlegend": false, "text": "sub-11036 (active)", "type": "scatter", "x": [-5, -4, -3, -2, -1, 0, 1, 2, 3, 4, 5, 6, 7, 8, 9, 10, 11, 12, 13, 14, 15], "y": [1, 0, 0.75, 0.25, 0.75, 0.5, 0.25, 0, 0, 0.5, 0.75, 0.25, 1, 0.5, 0.5, 0.5, 0.75, 0.5, 0.75, 0.5, 0.5]}, {"hoverinfo": "text+y", "line": {"color": "#E65100", "width": 0.8}, "mode": "lines", "opacity": 0.2, "showlegend": false, "text": "sub-11286 (active)", "type": "scatter", "x": [-5, -4, -3, -2, -1, 0, 1, 2, 3, 4, 5, 6, 7, 8, 9, 10, 11, 12, 13, 14, 15], "y": [1, 1, 1, 1, 1, 0, 0, 0, 0, 0, 0, 0, 0, 0, 0, 0, 0.5, 0.5, 1, 1, 1]}, {"hoverinfo": "text+y", "line": {"color": "#E65100", "width": 0.8}, "mode": "lines", "opacity": 0.2, "showlegend": false, "text": "sub-11318 (active)", "type": "scatter", "x": [-5, -4, -3, -2, -1, 0, 1, 2, 3, 4, 5, 6, 7, 8, 9, 10, 11, 12, 13, 14, 15], "y": [0.25, 0.5, 0.5, 1, 1, 0.25, 0.25, 0, 1, 0.75, 0.25, 0.75, 0.5, 1, 0.25, 0.5, 0.25, 0.5, 0.75, 0.25, 0.75]}, {"hoverinfo": "text+y", "line": {"color": "#E65100", "width": 0.8}, "mode": "lines", "opacity": 0.2, "showlegend": false, "text": "sub-11329 (active)", "type": "scatter", "x": [-5, -4, -3, -2, -1, 0, 1, 2, 3, 4, 5, 6, 7, 8, 9, 10, 11, 12, 13, 14, 15], "y": [1, 0.5, 0.5, 0.5, 0.5, 0, 0.5, 0.5, 0.5, 0.5, 0.5, 1, 1, 0.5, 1, 1, 0.5, 0.5, 1, 0.5, 0.5]}, {"hoverinfo": "text+y", "line": {"color": "#E65100", "width": 0.8}, "mode": "lines", "opacity": 0.2, "showlegend": false, "text": "sub-11526 (active)", "type": "scatter", "x": [-5, -4, -3, -2, -1, 0, 1, 2, 3, 4, 5, 6, 7, 8, 9, 10, 11, 12, 13, 14, 15], "y": [0.75, 0.75, 0.5, 0.5, 0.5, 0.5, 0.25, 0.5, 0.5, 0.5, 0.75, 0.75, 0.75, 1, 0.75, 1, 1, 1, 1, 0.75, 0.75]}, {"hoverinfo": "text+y", "line": {"color": "#E65100", "width": 0.8}, "mode": "lines", "opacity": 0.2, "showlegend": false, "text": "sub-11563 (active)", "type": "scatter", "x": [-5, -4, -3, -2, -1, 0, 1, 2, 3, 4, 5, 6, 7, 8, 9, 10, 11, 12, 13, 14, 15], "y": [0.25, 0.75, 0.75, 0.75, 1, 0.25, 0.5, 0.25, 0.75, 0.25, 0.25, 1, 0.75, 0.75, 0.75, 0.75, 0.5, 0.5, 0.75, 0.75, 0.5]}, {"hoverinfo": "text+y", "line": {"color": "#E65100", "width": 0.8}, "mode": "lines", "opacity": 0.2, "showlegend": false, "text": "sub-11628 (active)", "type": "scatter", "x": [-5, -4, -3, -2, -1, 0, 1, 2, 3, 4, 5, 6, 7, 8, 9, 10, 11, 12, 13, 14, 15], "y": [0.5, 0.75, 1, 0.75, 0.25, 0.25, 0.25, 0.75, 0.5, 0.75, 0.5, 0.25, 0.75, 0.75, 0.5, 0.75, 0.75, 0.5, 0.75, 0.5, 1]}, {"hoverinfo": "text+y", "line": {"color": "#E65100", "width": 0.8}, "mode": "lines", "opacity": 0.2, "showlegend": false, "text": "sub-11631 (active)", "type": "scatter", "x": [-5, -4, -3, -2, -1, 0, 1, 2, 3, 4, 5, 6, 7, 8, 9, 10, 11, 12, 13, 14, 15], "y": [0.25, 0.5, 1, 1, 0.5, 0.75, 1, 1, 0.25, 0.5, 0.5, 0.5, 0.5, 1, 0.75, 0.75, 0.75, 0.75, 1, 1, 1]}, {"hoverinfo": "text+y", "line": {"color": "#E65100", "width": 0.8}, "mode": "lines", "opacity": 0.2, "showlegend": false, "text": "sub-11773 (active)", "type": "scatter", "x": [-5, -4, -3, -2, -1, 0, 1, 2, 3, 4, 5, 6, 7, 8, 9, 10, 11, 12, 13, 14, 15], "y": [0.3333, 0.3333, 0.3333, 0.3333, 0.6667, 0.6667, 0.5, 0.5, 0.5, 0.5, 0.5, 1, 1, 1, 1, 1, 1, 1, 0.5, 0.5, 1]}, {"error_y": {"array": [0.04403, 0.04351, 0.03792, 0.03995, 0.04781, 0.04672, 0.04543, 0.0529, 0.05096, 0.05265, 0.04617, 0.04852, 0.04237, 0.05075, 0.04834, 0.04376, 0.04687, 0.03438, 0.04808, 0.04253, 0.04546], "color": "#E65100", "thickness": 1, "type": "data", "visible": true, "width": 3}, "hovertemplate": "Trial %{x}: %{y:.3f}<extra>Active</extra>", "line": {"color": "#E65100", "width": 2.5}, "marker": {"color": "#E65100", "size": 5}, "mode": "lines+markers", "name": "Active", "type": "scatter", "x": [-5, -4, -3, -2, -1, 0, 1, 2, 3, 4, 5, 6, 7, 8, 9, 10, 11, 12, 13, 14, 15], "y": [0.65, 0.7127, 0.7466, 0.7691, 0.673, 0.2784, 0.4265, 0.4804, 0.5662, 0.5882, 0.5368, 0.5368, 0.6029, 0.6471, 0.6005, 0.6397, 0.6691, 0.6642, 0.6569, 0.6789, 0.6618]}], "layout": {"annotations": [{"font": {"color": "#CC0000", "size": 12}, "showarrow": false, "text": "Reversal", "x": 0, "xanchor": "center", "xref": "x", "y": 1, "yanchor": "bottom", "yref": "y domain"}], "font": {"family": "Arial", "size": 14}, "height": 420, "legend": {"font": {"size": 13}, "x": 0.85, "y": 0.98}, "margin": {"b": 50, "l": 60, "r": 40, "t": 40}, "shapes": [{"line": {"color": "#CC0000", "dash": "dash", "width": 1.5}, "type": "line", "x0": 0, "x1": 0, "xref": "x", "y0": 0, "y1": 1, "yref": "y domain"}, {"line": {"color": "#999999", "dash": "dot", "width": 1}, "type": "line", "x0": 0, "x1": 1, "xref": "x domain", "y0": 0.5, "y1": 0.5, "yref": "y"}], "width": 750, "xaxis": {"autorange": true, "linecolor": "black", "linewidth": 1, "range": [-6.231, 16.23], "showgrid": false, "showline": true, "tickfont": {"size": 13}, "title": {"text": "Trials from Reversal"}, "type": "linear", "zeroline": false}, "yaxis": {"linecolor": "black", "linewidth": 1, "range": [0, 1.02], "showgrid": false, "showline": true, "tickfont": {"size": 13}, "title": {"text": "p(correct)"}, "type": "linear"}}}

### Figure 2 — Plotly figure (JSON) as saved in the notebook; plotly's stock layout.template omitted (floating-point values rounded to 4 significant figures)
{"data": [{"hoverinfo": "text", "marker": {"color": ["rgb(79,120,143)", "rgb(220,167,28)", "rgb(223,168,25)", "rgb(63,115,157)", "rgb(87,123,137)", "rgb(173,151,67)", "rgb(40,107,176)", "rgb(67,116,153)", "rgb(55,112,163)", "rgb(232,171,18)", "rgb(126,136,105)", "rgb(200,160,44)", "rgb(36,106,179)", "rgb(149,143,86)", "rgb(220,167,28)", "rgb(52,111,166)", "rgb(220,167,28)", "rgb(216,166,31)", "rgb(185,155,57)", "rgb(232,171,18)", "rgb(165,149,73)", "rgb(188,156,54)", "rgb(43,108,173)", "rgb(32,104,182)", "rgb(32,104,182)", "rgb(36,106,179)", "rgb(40,107,176)", "rgb(36,106,179)", "rgb(36,106,179)", "rgb(28,103,185)", "rgb(40,107,176)", "rgb(40,107,176)", "rgb(161,147,76)", "rgb(161,147,76)", "rgb(165,149,73)", "rgb(161,147,76)"], "line": {"color": "white", "width": 0.5}, "opacity": 0.75, "size": 10}, "mode": "markers", "showlegend": false, "text": ["sub-10369<br>Age: 35<br>TTC: 1.3", "sub-10418<br>Age: 71<br>TTC: 2.3", "sub-10541<br>Age: 72<br>TTC: 2.0", "sub-10559<br>Age: 31<br>TTC: 3.0", "sub-10589<br>Age: 37<br>TTC: 2.5", "sub-10590<br>Age: 59<br>TTC: 4.0", "sub-10606<br>Age: 25<br>TTC: 13.0", "sub-10608<br>Age: 32<br>TTC: 2.8", "sub-10636<br>Age: 29<br>TTC: 3.0", "sub-10638<br>Age: 74<br>TTC: 2.5", "sub-10641<br>Age: 47<br>TTC: 1.3", "sub-10649<br>Age: 66<br>TTC: 3.5", "sub-10656<br>Age: 24<br>TTC: 1.5", "sub-10661<br>Age: 53<br>TTC: 2.2", "sub-10716<br>Age: 71<br>TTC: 5.0", "sub-10804<br>Age: 28<br>TTC: 7.2", "sub-10809<br>Age: 71<br>TTC: 3.3", "sub-10810<br>Age: 70<br>TTC: 4.2", "sub-10862<br>Age: 62<br>TTC: 3.0", "sub-10866<br>Age: 74<br>TTC: 6.0", "sub-10886<br>Age: 57<br>TTC: 6.7", "sub-10898<br>Age: 63<br>TTC: 4.0", "sub-10950<br>Age: 26<br>TTC: 3.0", "sub-10951<br>Age: 23<br>TTC: 5.3", "sub-10998<br>Age: 23<br>TTC: 7.0", "sub-11016<br>Age: 24<br>TTC: 7.5", "sub-11030<br>Age: 25<br>TTC: 1.8", "sub-11036<br>Age: 24<br>TTC: 12.7", "sub-11286<br>Age: 24<br>TTC: 9.7", "sub-11318<br>Age: 22<br>TTC: 5.2", "sub-11329<br>Age: 25<br>TTC: 6.0", "sub-11526<br>Age: 25<br>TTC: 1.8", "sub-11563<br>Age: 56<br>TTC: 2.3", "sub-11628<br>Age: 56<br>TTC: 4.7", "sub-11631<br>Age: 57<br>TTC: 3.0", "sub-11773<br>Age: 56<br>TTC: 2.5"], "type": "scatter", "x": [0.06575, -0.01467, 0.08606, 0.04737, -0.0974, 0.1141, 0.06267, 0.06866, -0.08925, -0.01191, -0.03101, 0.1024, 0.03453, 0.07746, -0.01358, -0.06546, 0.0131, -0.1047, 0.07863, 0.0316, 0.06194, -0.03491, 0.113, 0.09435, 0.06681, -0.07329, -0.007987, -0.1095, -0.08297, 0.04393, 0.05874, 0.1122, -0.0418, -0.03109, -0.007307, -0.07453], "y": [1.333, 2.333, 2, 3, 2.5, 4, 13, 2.75, 3, 2.5, 1.333, 3.5, 1.5, 2.25, 5, 7.25, 3.333, 4.25, 3, 6, 6.667, 4, 3, 5.333, 7, 7.5, 1.75, 12.67, 9.667, 5.25, 6, 1.75, 2.333, 4.667, 3, 2.5]}, {"hoverinfo": "skip", "line": {"color": "#404040", "width": 1.5}, "mode": "lines", "showlegend": false, "type": "scatter", "x": [0, 0], "y": [3.877, 4.841]}, {"hoverinfo": "skip", "line": {"color": "#404040", "width": 1.5}, "mode": "lines", "showlegend": false, "type": "scatter", "x": [-0.08, 0.08], "y": [4.841, 4.841]}, {"hoverinfo": "skip", "line": {"color": "#404040", "width": 1.5}, "mode": "lines", "showlegend": false, "type": "scatter", "x": [-0.08, 0.08], "y": [3.877, 3.877]}, {"hoverinfo": "text", "line": {"color": "#404040", "width": 2}, "mode": "lines", "showlegend": false, "text": ["Sham mean: 4.4", "Sham mean: 4.4"], "type": "scatter", "x": [-0.2, 0.2], "y": [4.359, 4.359]}, {"hoverinfo": "text", "marker": {"color": ["rgb(79,120,143)", "rgb(220,167,28)", "rgb(223,168,25)", "rgb(63,115,157)", "rgb(87,123,137)", "rgb(173,151,67)", "rgb(40,107,176)", "rgb(67,116,153)", "rgb(55,112,163)", "rgb(232,171,18)", "rgb(126,136,105)", "rgb(200,160,44)", "rgb(36,106,179)", "rgb(149,143,86)", "rgb(52,111,166)", "rgb(220,167,28)", "rgb(216,166,31)", "rgb(185,155,57)", "rgb(232,171,18)", "rgb(165,149,73)", "rgb(43,108,173)", "rgb(32,104,182)", "rgb(32,104,182)", "rgb(36,106,179)", "rgb(40,107,176)", "rgb(36,106,179)", "rgb(36,106,179)", "rgb(28,103,185)", "rgb(40,107,176)", "rgb(40,107,176)", "rgb(161,147,76)", "rgb(161,147,76)", "rgb(165,149,73)", "rgb(161,147,76)"], "line": {"color": "white", "width": 0.5}, "opacity": 0.75, "size": 10}, "mode": "markers", "showlegend": false, "text": ["sub-10369<br>Age: 35<br>TTC: 8.0", "sub-10418<br>Age: 71<br>TTC: 2.5", "sub-10541<br>Age: 72<br>TTC: 4.5", "sub-10559<br>Age: 31<br>TTC: 6.0", "sub-10589<br>Age: 37<br>TTC: 7.8", "sub-10590<br>Age: 59<br>TTC: 5.8", "sub-10606<br>Age: 25<br>TTC: 1.5", "sub-10608<br>Age: 32<br>TTC: 4.8", "sub-10636<br>Age: 29<br>TTC: 1.2", "sub-10638<br>Age: 74<br>TTC: 9.0", "sub-10641<br>Age: 47<br>TTC: 4.0", "sub-10649<br>Age: 66<br>TTC: 2.2", "sub-10656<br>Age: 24<br>TTC: 2.0", "sub-10661<br>Age: 53<br>TTC: 1.2", "sub-10804<br>Age: 28<br>TTC: 2.0", "sub-10809<br>Age: 71<br>TTC: 3.3", "sub-10810<br>Age: 70<br>TTC: 3.0", "sub-10862<br>Age: 62<br>TTC: 4.7", "sub-10866<br>Age: 74<br>TTC: 3.7", "sub-10886<br>Age: 57<br>TTC: 1.8", "sub-10950<br>Age: 26<br>TTC: 6.0", "sub-10951<br>Age: 23<br>TTC: 5.0", "sub-10998<br>Age: 23<br>TTC: 7.0", "sub-11016<br>Age: 24<br>TTC: 2.0", "sub-11030<br>Age: 25<br>TTC: 4.5", "sub-11036<br>Age: 24<br>TTC: 8.3", "sub-11286<br>Age: 24<br>TTC: 12.0", "sub-11318<br>Age: 22<br>TTC: 6.0", "sub-11329<br>Age: 25<br>TTC: 3.5", "sub-11526<br>Age: 25<br>TTC: 4.0", "sub-11563<br>Age: 56<br>TTC: 4.3", "sub-11628<br>Age: 56<br>TTC: 4.7", "sub-11631<br>Age: 57<br>TTC: 1.0", "sub-11773<br>Age: 56<br>TTC: 3.0"], "type": "scatter", "x": [0.9112, 0.9942, 0.9345, 1.041, 0.9849, 1.08, 1.048, 0.955, 1.08, 1.073, 0.973, 0.9492, 1.044, 0.9135, 0.928, 0.8818, 1.069, 1.04, 1.049, 1.067, 0.9901, 1.016, 0.9136, 0.9075, 1.04, 0.9931, 1.016, 1.064, 1.032, 1.013, 1.014, 0.9529, 0.8874, 0.9848], "y": [8, 2.5, 4.5, 6, 7.75, 5.75, 1.5, 4.75, 1.25, 9, 4, 2.25, 2, 1.25, 2, 3.333, 3, 4.667, 3.667, 1.75, 6, 5, 7, 2, 4.5, 8.333, 12, 6, 3.5, 4, 4.333, 4.667, 1, 3]}, {"hoverinfo": "skip", "line": {"color": "#404040", "width": 1.5}, "mode": "lines", "showlegend": false, "type": "scatter", "x": [1, 1], "y": [3.982, 4.856]}, {"hoverinfo": "skip", "line": {"color": "#404040", "width": 1.5}, "mode": "lines", "showlegend": false, "type": "scatter", "x": [0.92, 1.08], "y": [4.856, 4.856]}, {"hoverinfo": "skip", "line": {"color": "#404040", "width": 1.5}, "mode": "lines", "showlegend": false, "type": "scatter", "x": [0.92, 1.08], "y": [3.982, 3.982]}, {"hoverinfo": "text", "line": {"color": "#404040", "width": 2}, "mode": "lines", "showlegend": false, "text": ["Active mean: 4.4", "Active mean: 4.4"], "type": "scatter", "x": [0.8, 1.2], "y": [4.419, 4.419]}], "layout": {"font": {"family": "Arial", "size": 14}, "height": 400, "margin": {"b": 50, "l": 60, "r": 40, "t": 30}, "width": 450, "xaxis": {"autorange": true, "linecolor": "black", "linewidth": 1, "range": [-0.2048, 1.2], "showgrid": false, "showline": true, "tickfont": {"size": 15}, "ticktext": ["Sham", "Active"], "tickvals": [0, 1], "type": "linear", "zeroline": false}, "yaxis": {"autorange": true, "linecolor": "black", "linewidth": 1, "range": [0, 13.97], "rangemode": "tozero", "showgrid": false, "showline": true, "tickfont": {"size": 13}, "title": {"text": "Trials to Criterion"}, "type": "linear"}}}
